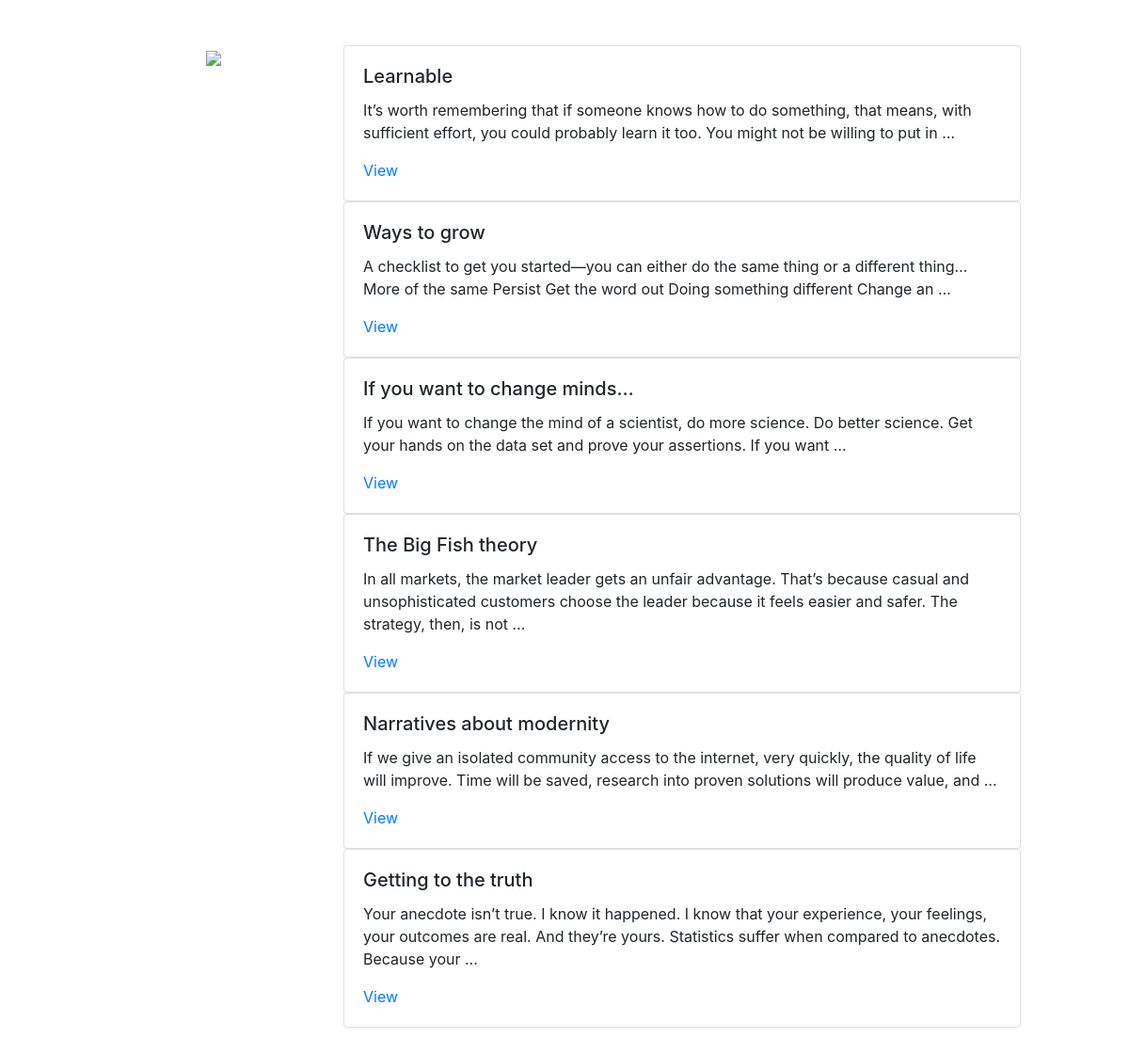
Screenshot of /blog/ with the database file from the repository.
### blog/models.py (models this page shows, shortened)
class BlogPost(models.Model):
    author = models.ForeignKey(User, default=1, null=True, on_delete=models.SET_NULL)
    title = models.CharField(max_length=120)
    content = models.TextField(null=True, blank=True)
    slug = models.SlugField(unique=True)
    def get_absolute_url(self):
        return f"/blog/{self.slug}"

### blog/views.py (the view)
# urls.py: path('', views.post_list),
def post_list(request):
    template_name = 'blog/post_list.html'
    post_list = BlogPost.objects.all()
    context = {"objects": post_list}
    return render(request, template_name, context)

### blog/templates/blog/post_list.html
{% extends 'main_left_sidebar.html' %}
{%block content %}
    {% for object in objects %}
        {% include 'blog/list_inline.html' with blog_post=object truncate=True detail=False %}
    {% endfor %}
{% endblock content %}
{% block sidebar %}
    <div class="row">
        <div class="col-md-2 mx-auto">
                <img src='https://buyerclub.in/wp-content/uploads/2019/10/Logo.png' width="150px" />
        </div>
    </div>
{% endblock sidebar %}

### templates/main_left_sidebar.html
{% extends 'base.html' %}
{% block main %}
    <div class="col-3">
        {% block sidebar %}
        {% endblock sidebar %}
    </div>
    <div class="col-9">
        {% block content %}
        {% endblock content %}
{% endblock main %}

### templates/base.html (shortened to what this page needs)
<!doctype html>
<html lang="en">
  <head>
    <link rel="stylesheet" href="https://stackpath.bootstrapcdn.com/bootstrap/4.3.1/css/bootstrap.min.css">
  </head>
  <body>
          <div class="container-fluid col-10 my-5">
            <div class="row">
              {% block main %}
              {% endblock main %}
            </div>
          </div>
  </body>
</html>

### blog/templates/blog/list_inline.html
<div class="card">
    <div class="card-body">
        <h5 class="card-title">{{blog_post.title}}</h5>
        {% if truncate %}
            <p class="card-text">{{blog_post.content|truncatewords:30}}</p>
        {% else %}
        <p class="card-text">{{blog_post.content}}</p>
        {% endif %}
        {% if not detail %}
            <a href="{{blog_post.get_absolute_url}}">View</a>
        {% endif %}
    </div>
</div>

### rows the page displays
BlogPost: title "Learnable", content "It’s worth remembering that if someone knows how to do something, that means, with sufficient effort, you could probably learn it too. You might not be willing to put in …"
BlogPost: title "Ways to grow", content "A checklist to get you started—you can either do the same thing or a different thing… More of the same Persist Get the word out Doing something different Change an …"
BlogPost: title "If you want to change minds…", content "If you want to change the mind of a scientist, do more science. Do better science. Get your hands on the data set and prove your assertions. If you want …"
BlogPost: title "The Big Fish theory", content "In all markets, the market leader gets an unfair advantage. That’s because casual and unsophisticated customers choose the leader because it feels easier and safer. The strategy, then, is not …"
BlogPost: title "Narratives about modernity", content "If we give an isolated community access to the internet, very quickly, the quality of life will improve. Time will be saved, research into proven solutions will produce value, and …"
BlogPost: title "Getting to the truth", content "Your anecdote isn’t true. I know it happened. I know that your experience, your feelings, your outcomes are real. And they’re yours. Statistics suffer when compared to anecdotes. Because your …"
